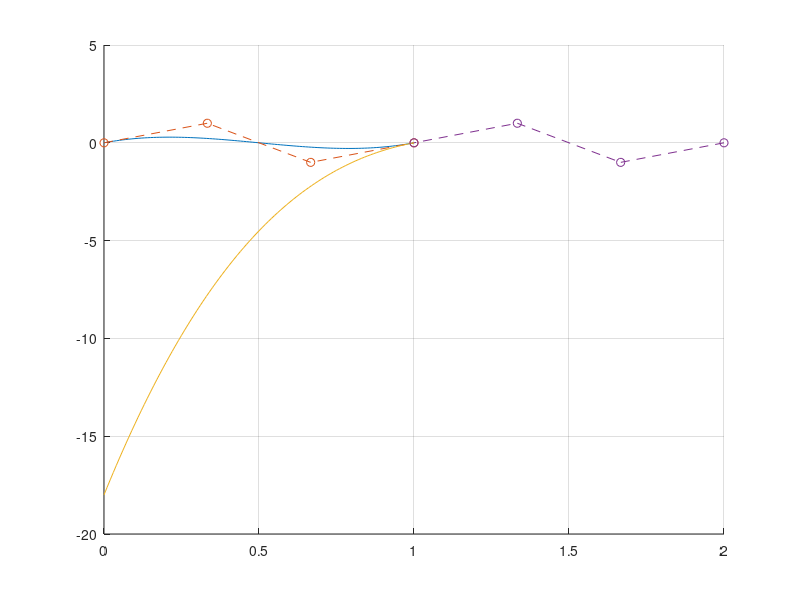

Here is the MATLAB script that generated this plot:
close all;
clear variables;

x = 0:0.01:1;
yf = @(t)(3*t*(2*t-1)*(t-1));

p = [0,1/3,2/3,1;
    0,1,-1,0];

Bez = [1,-3,3,-1;
    0,3,-6,3;
    0,0,3,-3;
    0,0,0,1];

M = @(p,t)(p*Bez*t);

t = [x.^0;x.^1;x.^2;x.^3];

test = M(p,t);

figure(1);
hold on;
plot(test(1,:),test(2,:));
grid on;
plot(p(1,:),p(2,:),'o--');

x2 = x+1;

p2 = [2,5/3,4/3,1;
    0,-1,1,0];

t2 = [x2.^0;x2.^1;x2.^2;x2.^3];

test2 = M(p2,t2);

plot(test2(1,:),test2(2,:));
plot(p2(1,:),p2(2,:),'o--');
